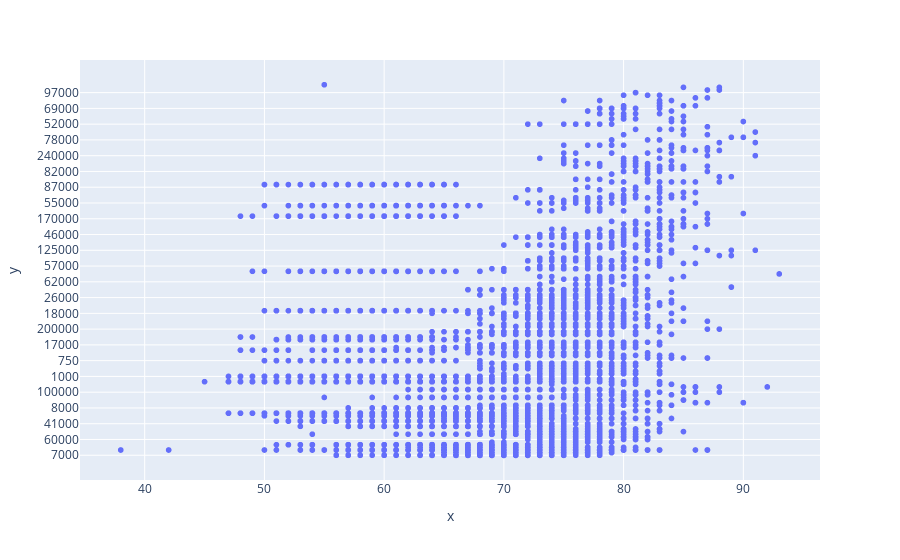

The notebook cell saved with this chart:
### Code cell
px.scatter(x=New_Df_fifa1['OVA'], y=New_Df_fifa1['Wage'])

### Figure 1 — Plotly figure (JSON) as saved in the notebook; plotly's stock layout.template omitted (floating-point values rounded to 4 significant figures; data arrays with more than 128 entries replaced by an {"elided": "..."} marker saying what was removed)
{"data": [{"hovertemplate": "x=%{x}<br>y=%{y}<extra></extra>", "legendgroup": "", "marker": {"color": "#636efa", "symbol": "circle"}, "mode": "markers", "name": "", "showlegend": false, "type": "scattergl", "x": {"elided": "17125 int values"}, "xaxis": "x", "y": {"elided": "17125 str values"}, "yaxis": "y"}], "layout": {"legend": {"tracegroupgap": 0}, "margin": {"t": 60}, "xaxis": {"anchor": "y", "domain": [0, 1], "title": {"text": "x"}}, "yaxis": {"anchor": "x", "domain": [0, 1], "title": {"text": "y"}}}}
